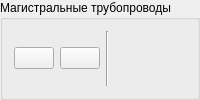
           <widget class="QgsCollapsibleGroupBox" name="mGroupBox_7">
            <property name="minimumSize">
             <size>
              <width>0</width>
              <height>0</height>
             </size>
            </property>
            <property name="title">
             <string>Магистральные трубопроводы</string>
            </property>
            <property name="flat">
             <bool>true</bool>
            </property>
            <layout class="QHBoxLayout" name="horizontalLayout_13">
             <item>
              <layout class="QHBoxLayout" name="horizontalLayout_14">
               <item>
                <widget class="QPushButton" name="btnInsertMagistralPipelinesNetworks">
                 <property name="toolTip">
                  <string>Вставка магистрального трубопровода</string>
                 </property>
                 <property name="text">
                  <string/>
                 </property>
                 <property name="icon">
                  <iconset>
                   <normaloff>:/plugins/GisEC/Icons/add_network.png</normaloff>:/plugins/GisEC/Icons/add_network.png</iconset>
                 </property>
                 <property name="checkable">
                  <bool>true</bool>
                 </property>
                </widget>
               </item>
               <item>
                <widget class="QPushButton" name="btnEditMagistralPipelinesNetworks">
                 <property name="toolTip">
                  <string>Редактирование магистрального трубопровода</string>
                 </property>
                 <property name="text">
                  <string/>
                 </property>
                 <property name="icon">
                  <iconset>
                   <normaloff>:/plugins/GisEC/Icons/edit_network.png</normaloff>:/plugins/GisEC/Icons/edit_network.png</iconset>
                 </property>
                 <property name="checkable">
                  <bool>true</bool>
                 </property>
                </widget>
               </item>
               <item>
                <widget class="Line" name="line_5">
                 <property name="orientation">
                  <enum>Qt::Vertical</enum>
                 </property>
                </widget>
               </item>
               <item>
                <spacer name="horizontalSpacer_7">
                 <property name="orientation">
                  <enum>Qt::Horizontal</enum>
                 </property>
                 <property name="sizeHint" stdset="0">
                  <size>
                   <width>40</width>
                   <height>20</height>
                  </size>
                 </property>
                </spacer>
               </item>
              </layout>
             </item>
            </layout>
           </widget>
